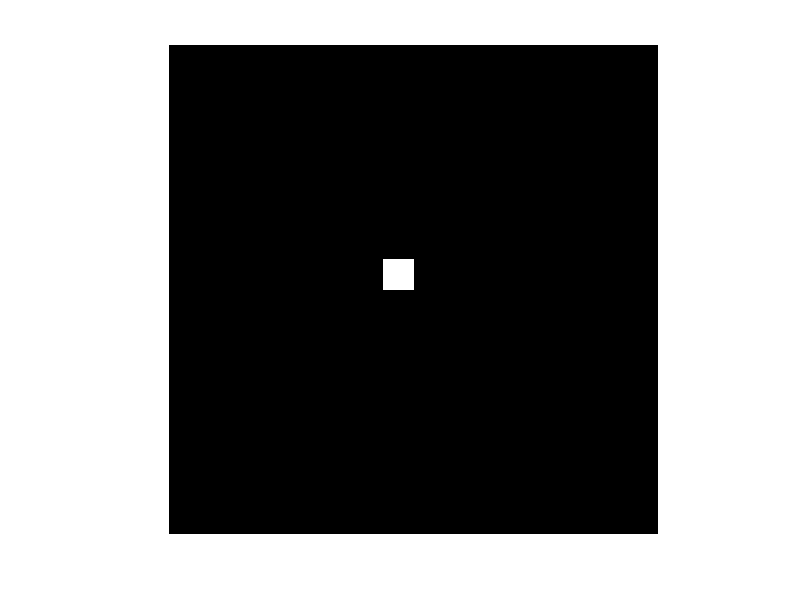

Write the MATLAB code that produced this figure.
% 创建一个全黑的32x32图像
image = zeros(32, 32, 'uint16');

% 计算最中间的像素坐标
center_x = round(size(image, 2) / 2);
center_y = round(size(image, 1) / 2);

% 设置最中间的四个像素为最大亮度
image(center_y-1:center_y, center_x-1:center_x) = 2^16 - 1;

% 显示生成的图像
imshow(image, []);

% 保存图像为文件（可选）
imwrite(image, 'output.png');
